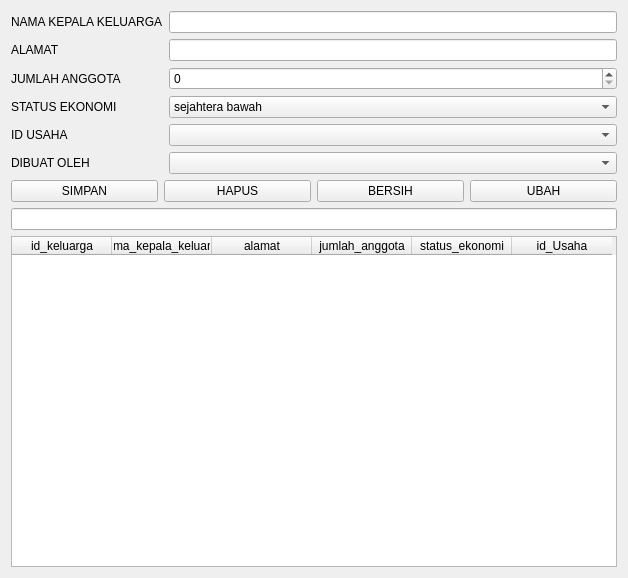
<?xml version="1.0" encoding="UTF-8"?>
<ui version="4.0">
 <class>Form</class>
 <widget class="QWidget" name="Form">
  <property name="geometry">
   <rect>
    <x>0</x>
    <y>0</y>
    <width>628</width>
    <height>578</height>
   </rect>
  </property>
  <property name="windowTitle">
   <string>Form</string>
  </property>
  <layout class="QVBoxLayout" name="verticalLayout">
   <item>
    <layout class="QFormLayout" name="formLayout">
     <item row="0" column="0">
      <widget class="QLabel" name="nAMAKEPALAKELUARGALabel">
       <property name="text">
        <string>NAMA KEPALA KELUARGA</string>
       </property>
      </widget>
     </item>
     <item row="0" column="1">
      <widget class="QLineEdit" name="nAMAKEPALAKELUARGALineEdit"/>
     </item>
     <item row="1" column="0">
      <widget class="QLabel" name="aLAMATLabel">
       <property name="text">
        <string>ALAMAT</string>
       </property>
      </widget>
     </item>
     <item row="1" column="1">
      <widget class="QLineEdit" name="aLAMATLineEdit"/>
     </item>
     <item row="2" column="0">
      <widget class="QLabel" name="jUMLAHANGGOTALabel">
       <property name="text">
        <string>JUMLAH ANGGOTA</string>
       </property>
      </widget>
     </item>
     <item row="2" column="1">
      <widget class="QSpinBox" name="jUMLAHANGGOTASpinBox"/>
     </item>
     <item row="3" column="0">
      <widget class="QLabel" name="sTATUSEKONOMILabel">
       <property name="text">
        <string>STATUS EKONOMI</string>
       </property>
      </widget>
     </item>
     <item row="3" column="1">
      <widget class="QComboBox" name="sTATUSEKONOMIComboBox">
       <item>
        <property name="text">
         <string>sejahtera bawah</string>
        </property>
       </item>
       <item>
        <property name="text">
         <string>sejahtera menengah</string>
        </property>
       </item>
       <item>
        <property name="text">
         <string>sejahtera atas</string>
        </property>
       </item>
      </widget>
     </item>
     <item row="4" column="0">
      <widget class="QLabel" name="iDUSAHALabel">
       <property name="text">
        <string>ID USAHA</string>
       </property>
      </widget>
     </item>
     <item row="4" column="1">
      <widget class="QComboBox" name="iDUSAHAComboBox"/>
     </item>
     <item row="5" column="0">
      <widget class="QLabel" name="dIBUATOLEHLabel">
       <property name="text">
        <string>DIBUAT OLEH</string>
       </property>
      </widget>
     </item>
     <item row="5" column="1">
      <widget class="QComboBox" name="dIBUATOLEHComboBox"/>
     </item>
    </layout>
   </item>
   <item>
    <layout class="QHBoxLayout" name="horizontalLayoutButtons">
     <item>
      <widget class="QPushButton" name="pushButton">
       <property name="text">
        <string>SIMPAN</string>
       </property>
      </widget>
     </item>
     <item>
      <widget class="QPushButton" name="pushButton_2">
       <property name="text">
        <string>HAPUS</string>
       </property>
      </widget>
     </item>
     <item>
      <widget class="QPushButton" name="pushButton_3">
       <property name="text">
        <string>BERSIH</string>
       </property>
      </widget>
     </item>
     <item>
      <widget class="QPushButton" name="pushButton_4">
       <property name="text">
        <string>UBAH</string>
       </property>
      </widget>
     </item>
    </layout>
   </item>
   <item>
    <widget class="QLineEdit" name="EditCari"/>
   </item>
   <item>
    <widget class="QTableWidget" name="tabelKeluarga">
     <column>
      <property name="text">
       <string>id_keluarga</string>
      </property>
     </column>
     <column>
      <property name="text">
       <string>nama_kepala_keluarga</string>
      </property>
     </column>
     <column>
      <property name="text">
       <string>alamat</string>
      </property>
     </column>
     <column>
      <property name="text">
       <string>jumlah_anggota</string>
      </property>
     </column>
     <column>
      <property name="text">
       <string>status_ekonomi</string>
      </property>
     </column>
     <column>
      <property name="text">
       <string>id_Usaha</string>
      </property>
     </column>
    </widget>
   </item>
  </layout>
 </widget>
 <resources/>
 <connections/>
</ui>
